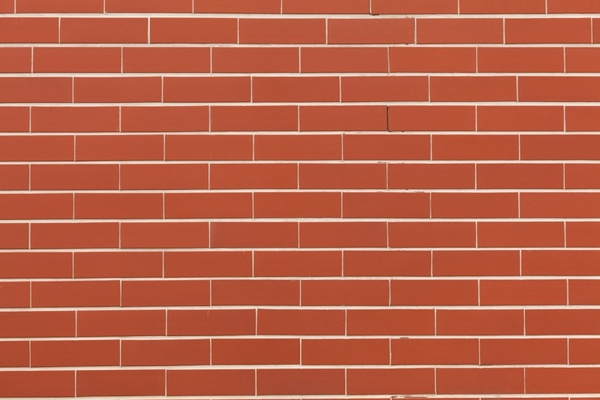
#> input picture Edge Detection/blocks.png, 600 x 400 px
$ jupyter execute 'Lab 7.ipynb'   (older library calls are emulated)
#> lines starting #> are read from the running program, lines starting #| are printed output that depends on the picture
[cell 1]
# import the needed libraries
import cv2
import numpy as np
import matplotlib.pyplot as plt

# load the image
img = cv2.imread('blocks.png', 0)
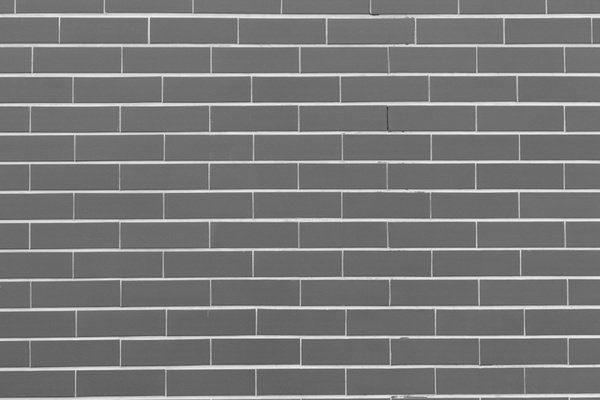
#> img: shape (400, 600); min 49, max 242, mean 120.3

# apply the sobel operator
sobelx = cv2.Sobel(img, cv2.CV_64F, 1, 0, 3)
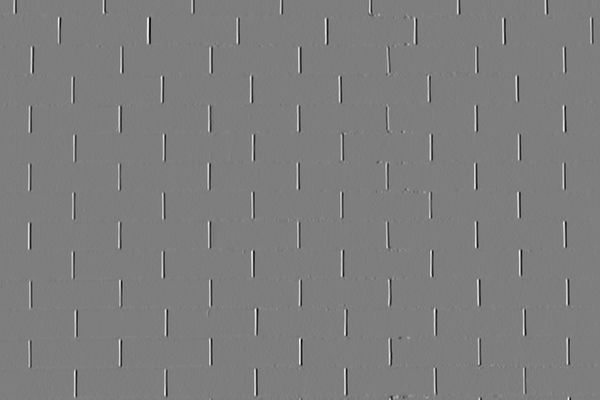
#> sobelx: shape (400, 600) float64; min -457, max 465, mean 0.1; drawn with min black and max white
sobely = cv2.Sobel(img, cv2.CV_64F, 0, 1, 3)
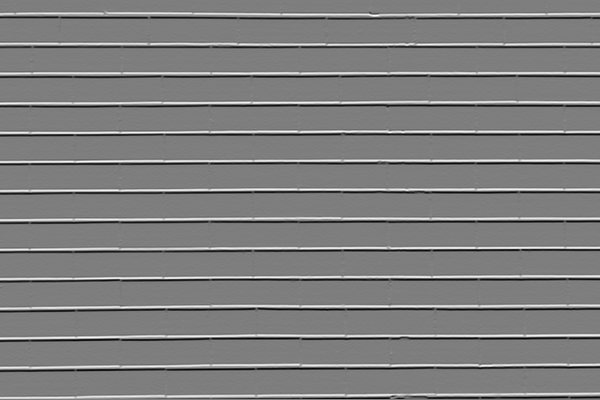
#> sobely: shape (400, 600) float64; min -568, max 579, mean 0.9; drawn with min black and max white

# Get absolute value
sobelxAbs = cv2.convertScaleAbs(sobelx)
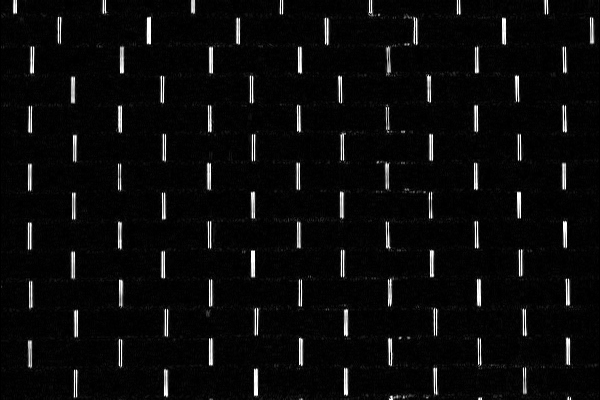
#> sobelxAbs: shape (400, 600); min 0, max 255, mean 10.9
sobelyAbs = cv2.convertScaleAbs(sobely)
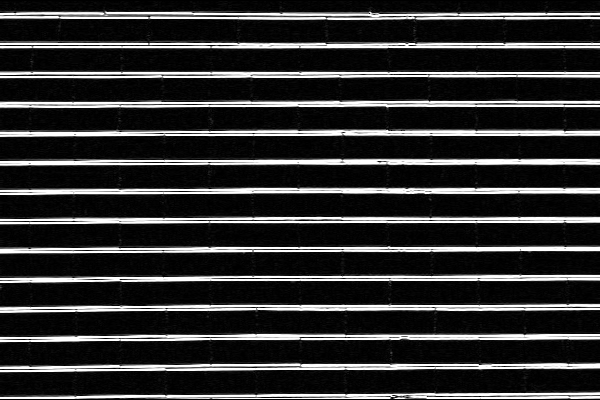
#> sobelyAbs: shape (400, 600); min 0, max 255, mean 48

# display the result
plt.imshow(img, 'gray')
plt.show()

plt.imshow(sobelx, 'gray')
plt.show()

plt.imshow(sobely, 'gray')
plt.show()

plt.imshow(sobelxAbs, 'gray')
plt.show()

plt.imshow(sobelyAbs, 'gray')
plt.show()

[cell 2]
# import image
img3 = cv2.imread('blocks.png', 0)

# apply the Laplacian operator
imgLap = cv2.Laplacian(img3, cv2.CV_64F)
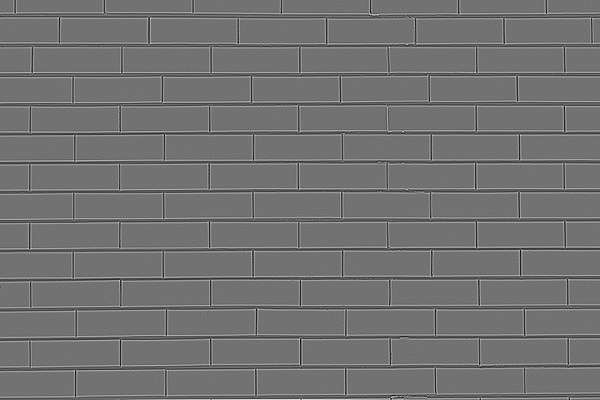
#> imgLap: shape (400, 600) float64; min -193, max 237, mean 0.1; drawn with min black and max white
lapAbs = cv2.convertScaleAbs(imgLap)
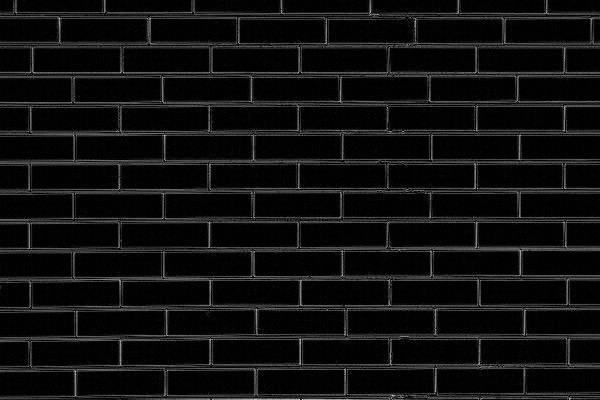
#> lapAbs: shape (400, 600); min 0, max 237, mean 15.5

# display the output
plt.imshow(img3, 'gray')
plt.show()

plt.imshow(imgLap, 'gray')
plt.show()

plt.imshow(lapAbs, 'gray')
plt.show()

[cell 3]
# use GaussianBlur method
img4 = cv2.GaussianBlur(img3, (3, 3), 0)

# apply Laplacian
imgLapG = cv2.Laplacian(img4, cv2.CV_64F)
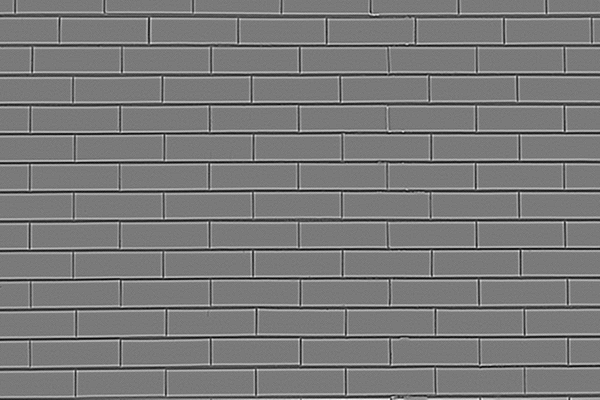
#> imgLapG: shape (400, 600) float64; min -69, max 75, mean 0; drawn with min black and max white
lapAbsG = cv2.convertScaleAbs(imgLapG)
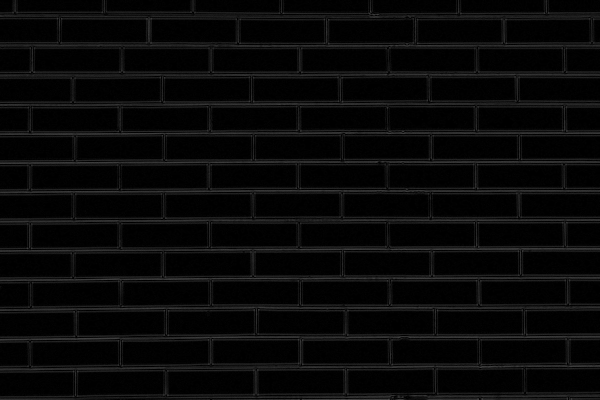
#> lapAbsG: shape (400, 600); min 0, max 75, mean 8.4

# Display
plt.imshow(img3, 'gray')
plt.show()

plt.imshow(imgLap, 'gray')
plt.show()

plt.imshow(imgLapG, 'gray')
plt.show()

plt.imshow(lapAbs, 'gray')
plt.show()

plt.imshow(lapAbsG, 'gray')
plt.show()
